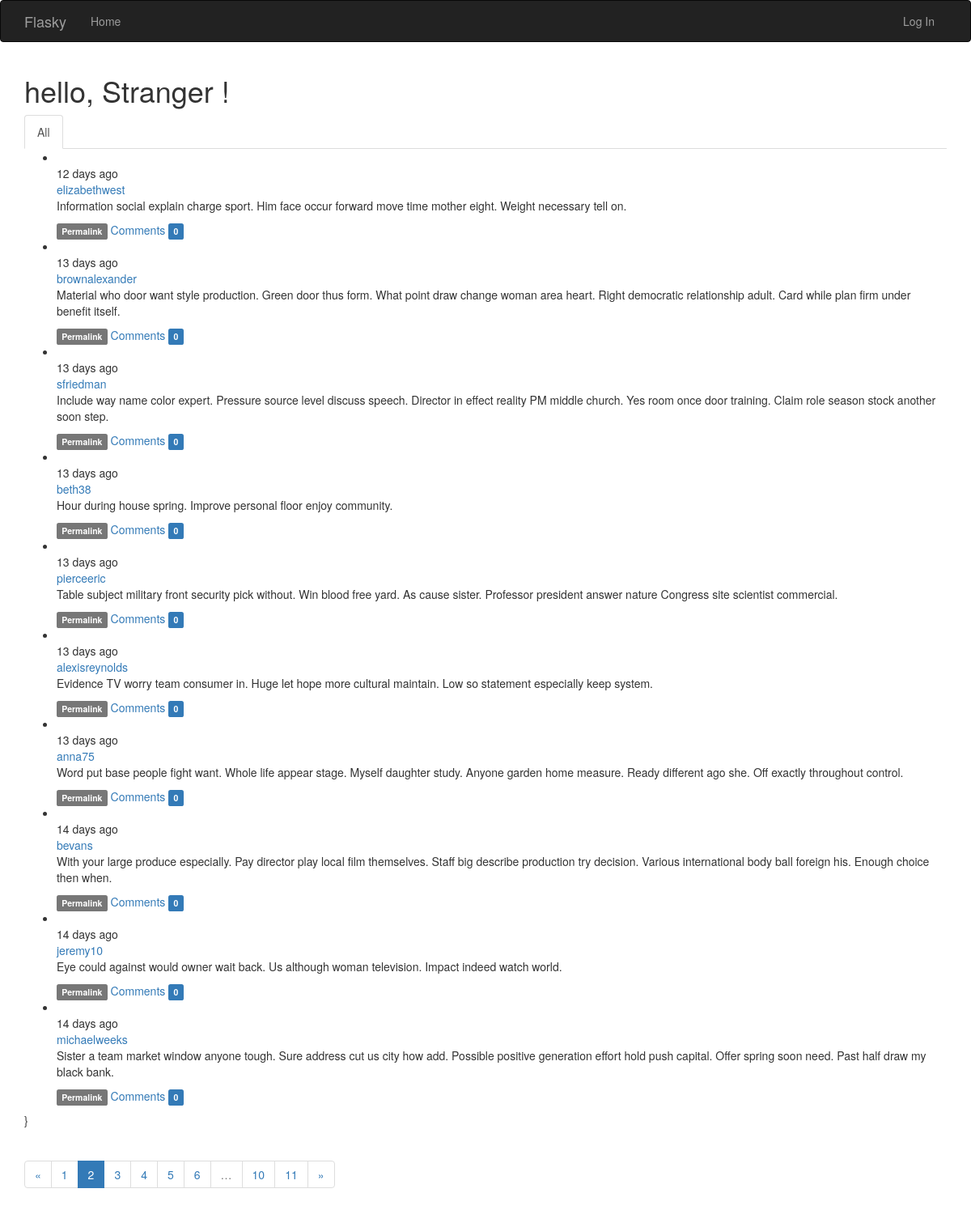
Screenshot of /?page=2 with the database file from the repository.
### app/models.py (models this page shows, shortened)
class Post(db.Model):
    __tablename__ = 'post'
    id = db.Column(db.Integer, primary_key=True)
    body = db.Column(db.Text)
    body_html = db.Column(db.Text)
    timestamp = db.Column(db.DateTime, index=True, default=datetime.utcnow)
    author_id = db.Column(db.Integer, db.ForeignKey('users.id'))
    comments = db.relationship('Comment', backref='post', lazy='dynamic')

class User(UserMixin, db.Model):
    __tablename__ = 'users'
    id = db.Column(db.Integer, primary_key=True)
    email = db.Column(db.String(64), unique=True, index=True)
    password_hash = db.Column(db.String(128))
    username = db.Column(db.String(64), unique=True, index=True)
    role_id = db.Column(db.Integer, db.ForeignKey('roles.id'))
    confirmed = db.Column(db.Boolean, default=False)
    name = db.Column(db.String(64))
    location = db.Column(db.String(64))
    about_me = db.Column(db.Text())
    member_since = db.Column(db.DateTime(), default=datetime.utcnow)
    last_seen = db.Column(db.DateTime(), default=datetime.utcnow)
    posts = db.relationship('Post', backref='author', lazy='dynamic')
    followed = db.relationship('Follow', foreign_keys=[Follow.follower_id],
                               backref=db.backref('follower', lazy='joined'),
                               lazy='dynamic', cascade='all, delete-orphan')
    followers = db.relationship('Follow', foreign_keys=[Follow.followed_id],
                                backref=db.backref('followed', lazy='joined'),
                                lazy='dynamic', cascade='all, delete-orphan')
    comments = db.relationship('Comment', backref='author', lazy='dynamic')
    @property
    def password(self):
        raise AttributeError('Password is not a readable attribute!')

### app/main/views.py (the view)
@main.route('/', methods=['GET', 'POST'])
def index():
    form = PostForm()
    if current_user.can(Permission.WRITE) and form.validate_on_submit():
        post = Post(body=form.body.data, author=current_user._get_current_object())
        db.session.add(post)
        db.session.commit()
        return redirect(url_for('.index'))
    page = request.args.get('page', 1, type=int)
    show_followed = False
    if current_user.is_authenticated:
        show_followed = bool(request.cookies.get('show_followed', ''))
    if show_followed:
        query = current_user.followed_posts
    else:
        query = Post.query
    pagination = query.order_by(Post.timestamp.desc()).paginate(
        page, per_page=current_app.config['FLASK_POSTS_PER_PAGE'], error_out=False)
    posts = pagination.items
    return render_template('index.html', form=form, posts=posts, show_followed=show_followed, pagination=pagination)

### app/auth/views.py (called while the page is built)
@auth.before_app_request
def before_request():
    if current_user.is_authenticated:
        current_user.ping()
        if not current_user.confirmed \
                and request.blueprint != 'auth' \
                and request.endpoint != 'static':
            return redirect(url_for('auth.unconfirmed'))

### app/main/__init__.py (called while the page is built)
@main.app_context_processor
def inject_permission():
    return dict(Permission=Permission)

### app/models.py (called while the page is built)
    def can(self, permission):
        return False

    def is_administrator(self):
        return False

### app/templates/index.html (shortened to what this page needs)
{% extends 'base.html' %}
{% import 'bootstrap/wtf.html' as wtf %}
{% import '_macro.html' as macro %}
{% block navbar %}
{{ super() }}
{% endblock %}
{% block page_content %}
<div>
    <h1>hello,
        {% if current_user.is_authenticated %}
        {{ current_user.username }}
        {% else %}
        Stranger
        {% endif %}!
    </h1>
</div>
<div class="post-tabs">
    <ul class="nav nav-tabs">
        <li{% if not show_followed %} class="active"{% endif %}><a href="{{ url_for('.show_all') }}">All</a></li>
    </ul>
    {% include '_posts.html' %}}
</div>
<div class="pagination">
        {{ macro.pagination_widget(pagination, '.index') }}
    </div>
{% endblock %}

### app/templates/_posts.html (shortened to what this page needs)
<ul class="posts">
    {% for post in posts %}
    <li class="post">
        <div class="profile-thumbnail">
        </div>
        <div class="post-date">{{ moment(post.timestamp).fromNow() }}</div>
        <div class="post-author">
            <a href="{{ url_for('.user', username=post.author.username) }}">
                {{ post.author.username }}
            </a>
        </div>
        <div class="post-content">
            <div class="post-body">
            {% if post.body_html %}
                {{ post.body_html | safe }}
            {% else %}
                {{ post.body }}
            {% endif %}
            </div>
            <div class="post-footer">
                <a href="{{ url_for('.post', id=post.id) }}"><span class="label label-default">Permalink</span></a>
                <a href="{{ url_for('.post', id=post.id) }}#comments">Comments
                    <span class="label label-primary">{{ post.comments.count() }}</span>
                </a>
            </div>
        </div>
    </li>
    {% endfor %}
</ul>

### rows the page displays
Post: timestamp "12 days ago", author.username "elizabethwest", body_html "Information social explain charge sport. Him face occur forward move time mother eight. Weight necessary tell on.", comments.count "0"
Post: timestamp "13 days ago", author.username "brownalexander", body_html "Material who door want style production. Green door thus form. What point draw change woman area heart. Right democratic relationship adult. Card while plan firm under benefit itself.", comments.count "0"
Post: timestamp "13 days ago", author.username "sfriedman", body_html "Include way name color expert. Pressure source level discuss speech. Director in effect reality PM middle church. Yes room once door training. Claim role season stock another soon step.", comments.count "0"
Post: timestamp "13 days ago", author.username "beth38", body_html "Hour during house spring. Improve personal floor enjoy community.", comments.count "0"
Post: timestamp "13 days ago", author.username "pierceeric", body_html "Table subject military front security pick without. Win blood free yard. As cause sister. Professor president answer nature Congress site scientist commercial.", comments.count "0"
Post: timestamp "13 days ago", author.username "alexisreynolds", body_html "Evidence TV worry team consumer in. Huge let hope more cultural maintain. Low so statement especially keep system.", comments.count "0"
Post: timestamp "13 days ago", author.username "anna75", body_html "Word put base people fight want. Whole life appear stage. Myself daughter study. Anyone garden home measure. Ready different ago she. Off exactly throughout control.", comments.count "0"
Post: timestamp "14 days ago", author.username "bevans", body_html "With your large produce especially. Pay director play local film themselves. Staff big describe production try decision. Various international body ball foreign his. Enough choice then when.", comments.count "0"
Post: timestamp "14 days ago", author.username "jeremy10", body_html "Eye could against would owner wait back. Us although woman television. Impact indeed watch world.", comments.count "0"
Post: timestamp "14 days ago", author.username "michaelweeks", body_html "Sister a team market window anyone tough. Sure address cut us city how add. Possible positive generation effort hold push capital. Offer spring soon need. Past half draw my black bank.", comments.count "0"

### other values shown
{{ p }} "1" "3" "4" "5" "6" "10" "11"
{{ p }} "2"
